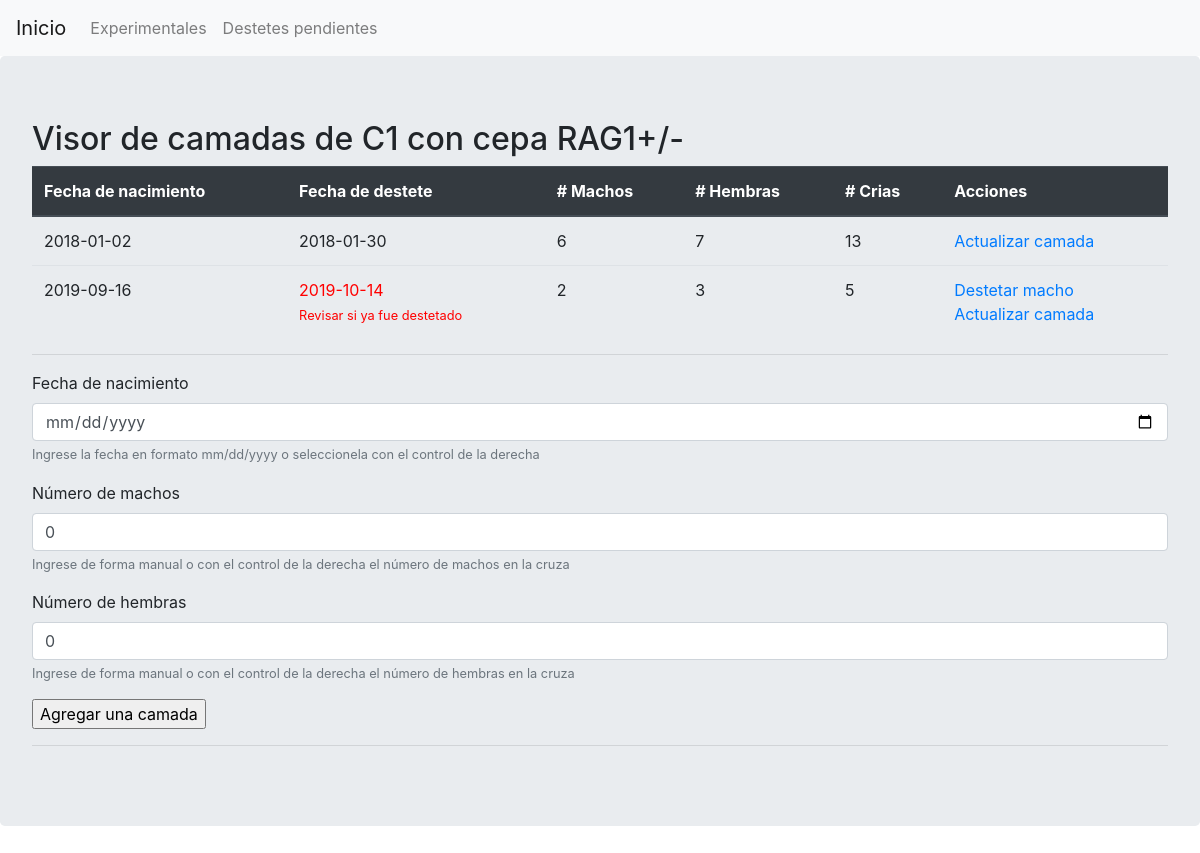
The app's page /camada/2 with its own data.
### app.py (models this page shows, shortened)
class Cruza(db.Model):
    __tablename__ = 'cruza'
    __table_args__ = {'extend_existing': True}
    db.Model.metadata.reflect(db.engine)
    id = db.Column(db.Integer, primary_key=True)
    caja = db.Column(db.String(20), nullable=False)
    cepa = db.Column(db.String(20), nullable=False)
    fecha_cruza = db.Column(db.DateTime, default=datetime.utcnow, nullable=False)
    machos = db.Column(db.Integer, default=0)
    hembras = db.Column(db.Integer, default=0)
    camadas = db.relationship('Camada', backref='cruza', lazy=True)
    macho = db.relationship('Macho', backref='cruza', lazy=True)
    hembra = db.relationship('Hembra', backref='cruza', lazy=True)

class Camada(db.Model):
    __tablename__ = 'camada'
    __table_args__ = {'extend_existing': True}
    db.Model.metadata.reflect(db.engine)
    id = db.Column(db.Integer, primary_key=True)
    fecha_nacimiento = db.Column(db.DateTime, default=datetime.utcnow, nullable=False)
    fecha_destete = db.Column(db.DateTime, default=datetime.today() + relativedelta(days=+28), nullable=False)
    machos = db.Column(db.Integer, default=0, nullable=False)
    hembras = db.Column(db.Integer, default=0, nullable=False)
    macho_is_created = db.Column(db.Boolean, default=False, nullable=False)
    hembra_is_created = db.Column(db.Boolean, default=False, nullable=False)
    cruza_id = db.Column(db.Integer, db.ForeignKey('cruza.id'), nullable=False)

### app.py (the view)
@app.route("/camada/<int:id>", methods=['POST', 'GET'])
def camada(id):
    cruza = Cruza.query.get_or_404(id)
    if request.method == 'POST':
        fecha_nacimiento = datetime.strptime(request.form['fecha_cruza'], "%Y-%m-%d")
        fecha_destete = fecha_nacimiento + relativedelta(days=+28)
        machos = int(request.form['machos'])
        hembras = int(request.form['hembras'])
        new_camada = Camada(fecha_nacimiento=fecha_nacimiento,fecha_destete=fecha_destete,machos=machos,hembras=hembras, cruza=cruza)
        try:
            db.session.add(new_camada)
            db.session.commit()
            return redirect('/camada/{}'.format(id))
        except:
            return redirect("/user-error/")
    else:
        return render_template("camada.html", cruza=cruza)

### templates/camada.html (shortened to what this page needs)
{% extends 'base.html' %}
{% block body%}
<div class="jumbotron">
	<div class="content">
		<h2>Visor de camadas de {{cruza.caja}} con cepa {{cruza.cepa}}</h2>
		<table class="table">
			<thead class="thead-dark">
				<tr>
					<th>Fecha de nacimiento</th>
					<th>Fecha de destete</th>
					<th># Machos</th>
					<th># Hembras</th>
					<th># Crias</th>
					<th>Acciones</th>
				</tr>
			</thead>
			{%for camada in cruza.camadas %}
			<tr>
				<td>{{ camada.fecha_nacimiento.date() }}</td>
				{% if (camada.fecha_destete < camada.fecha_destete.now()) and (camada.macho_is_created==False or camada.hembra_is_created==False)  %}
  					<td style="color:red">{{ camada.fecha_destete.date() }}<br>
					<small>Revisar si ya fue destetado</small>
  					</td>
				{% else %}
					<td>{{ camada.fecha_destete.date() }}</td>
				{% endif %}
				<td>{{ camada.machos }}</td>
				<td>{{ camada.hembras }}</td>
				<td>{{camada.machos + camada.hembras }}</td>
				<td>
					{% if (camada.fecha_destete < camada.fecha_destete.now()) and (camada.macho_is_created==False)  %}
						<a href="/macho/{{camada.id}}">Destetar macho</a><br>
					{% endif %}
					<a href="/update-camada/{{camada.id}}">Actualizar camada</a><br>
				</td>
			</tr>
			{% endfor %}
		</table>
		<hr>
		<form action="/camada/{{cruza.id}}" method="POST">
			<div class="form-group">
				<label for="fecha_cruza">Fecha de nacimiento</label>
				<input type="date" class="form-control" name="fecha_cruza" id="fecha_nacimiento" aria-describedby="fecha_nacimientoHelp">
				<small id="fecha_nacimientoHelp" class="form-text text-muted">Ingrese la fecha en formato mm/dd/yyyy o seleccionela con el control de la derecha</small>
			</div>
			<div class="form-group">
				<label for="machos">Número de machos</label>
				<input type="number" class="form-control" name="machos" id="machos" aria-describedby="machosHelp" min="0" value="0">
				<small id="machosHelp" class="form-text text-muted">Ingrese de forma manual o con el control de la derecha el número de machos en la cruza</small>
			</div>
			<div class="form-group">
				<label for="hembras">Número de hembras</label>
				<input type="number" class="form-control" name="hembras" id="hembras" aria-describedby="hembrasHelp" min="0" value="0">
				<small id="hembrasHelp" class="form-text text-muted">Ingrese de forma manual o con el control de la derecha el número de hembras en la cruza</small>
			</div>
			<input type="submit" value="Agregar una camada">
		</form>
		<hr>
	</div>
</div>
{% endblock %}

### records on screen
Cruza: caja "C1", cepa "RAG1+/-"
Camada: fecha_nacimiento "2018-01-02", fecha_destete "2018-01-30", machos "6", hembras "7", camada.machos+camada.hembras "13"
Camada: fecha_nacimiento "2019-09-16", fecha_destete "2019-10-14", machos "2", hembras "3", camada.machos+camada.hembras "5"
